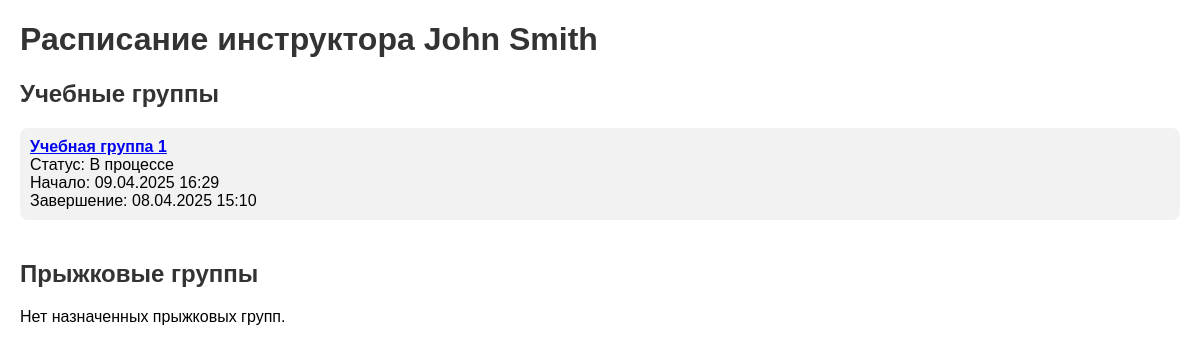
Page /instructors/1/schedule/ on the earlier database version.
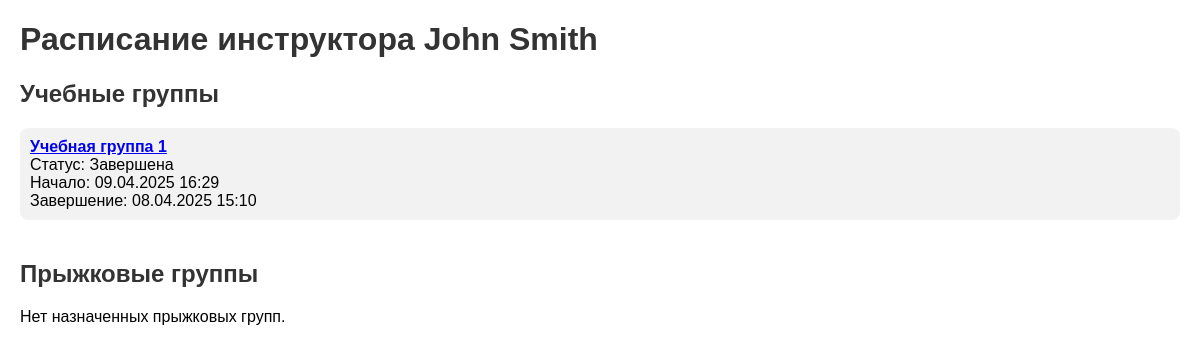
Same page on the later database version.
### instructors/models.py (models this page shows, shortened)
class TrainingGroup(models.Model):
    STATUS_CHOICES = [
        ('created', 'Создана'),  # Статус "Создана"
        ('in_progress', 'В процессе'),  # Статус "В процессе"
        ('completed', 'Завершена'),  # Статус "Завершена"
    ]
    group_id = models.AutoField(primary_key=True)
    instructor = models.ForeignKey('Instructor',
                                   on_delete=models.CASCADE)  # Убедитесь, что модель Instructor определена
    group_name = models.CharField(max_length=255)  # Название группы
    start_date_time = models.DateTimeField()  # Дата и время начала
    end_date_time = models.DateTimeField(null=True, blank=True)  # Дата и время завершения
    status = models.CharField(max_length=20, choices=STATUS_CHOICES, default='created')  # Статус с choices

### instructors/views.py (the view)
# urls.py: path('instructors/<int:instructor_id>/schedule/', instructor_schedule, name='instructor_schedule'),
def instructor_schedule(request, instructor_id):
    instructor = get_object_or_404(Instructor, pk=instructor_id)
    training_groups = TrainingGroup.objects.filter(instructor=instructor)
    jump_groups = JumpGroup.objects.filter(
        Q(instructor_air=instructor) | Q(instructor_ground=instructor)
    )
    context = {
        'instructor': instructor,
        'training_groups': training_groups,
        'jump_groups': jump_groups,
    }
    return render(request, 'instructor_schedule.html', context)

### instructors/templates/instructor_schedule.html (shortened to what this page needs)
<!DOCTYPE html>
<html lang="ru">
<head>
</head>
<body>
<h1>Расписание инструктора {{ instructor.first_name }} {{ instructor.last_name }}</h1>
<div class="section">
    <h2>Учебные группы</h2>
    {% if training_groups %}
        <ul>
            {% for group in training_groups %}
                <li>
                    <a href="{% url 'training_group_detail' instructor_id=instructor.instructor_id training_group_id=group.group_id %}">
                        <strong>{{ group.group_name }}</strong>
                    </a><br>
                    Статус: {{ group.get_status_display }}<br>
                    Начало: {{ group.start_date_time|date:"d.m.Y H:i" }}<br>
                    {% if group.end_date_time %}
                        Завершение: {{ group.end_date_time|date:"d.m.Y H:i" }}
                    {% endif %}
                </li>
            {% endfor %}
        </ul>
    {% else %}
        <p>Нет назначенных учебных групп.</p>
    {% endif %}
</div>
<div class="section">
    <h2>Прыжковые группы</h2>
    {% if jump_groups %}
        <ul>
            {% for jump in jump_groups %}
                <li>
                    Дата прыжка: {{ jump.jump_date|date:"d.m.Y H:i" }}<br>
                    Самолет: {{ jump.aircraft_type }}<br>
                    Высота: {{ jump.altitude }} м<br>
                    Статус: {{ jump.get_status_display }}
                </li>
            {% endfor %}
        </ul>
    {% else %}
        <p>Нет назначенных прыжковых групп.</p>
    {% endif %}
</div>
</body>
</html>

Differences in the rows shown:
changed TrainingGroup "Учебная группа 1": status "В процессе" → "Завершена"
